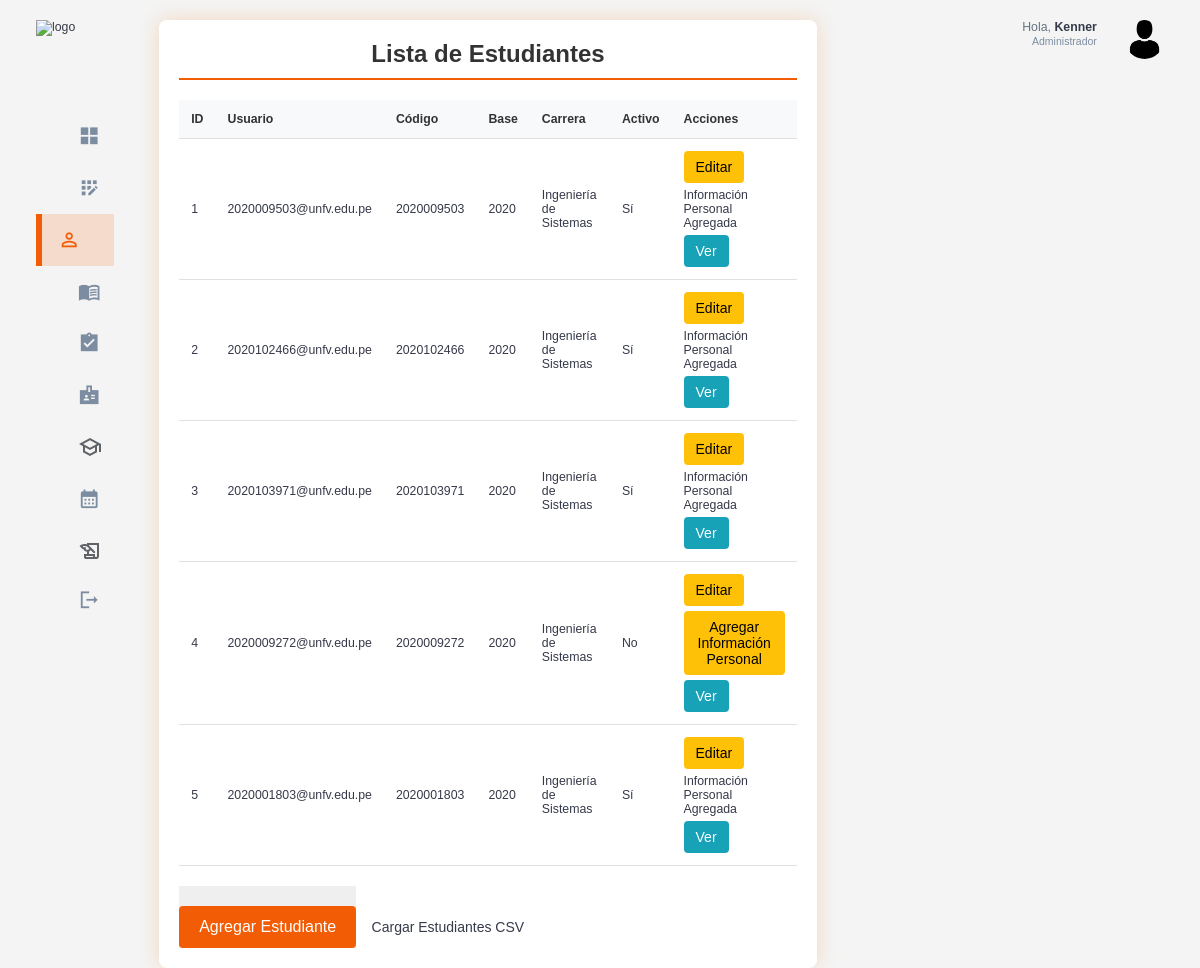
The app's page /estudiantes/ (signed in), older data.
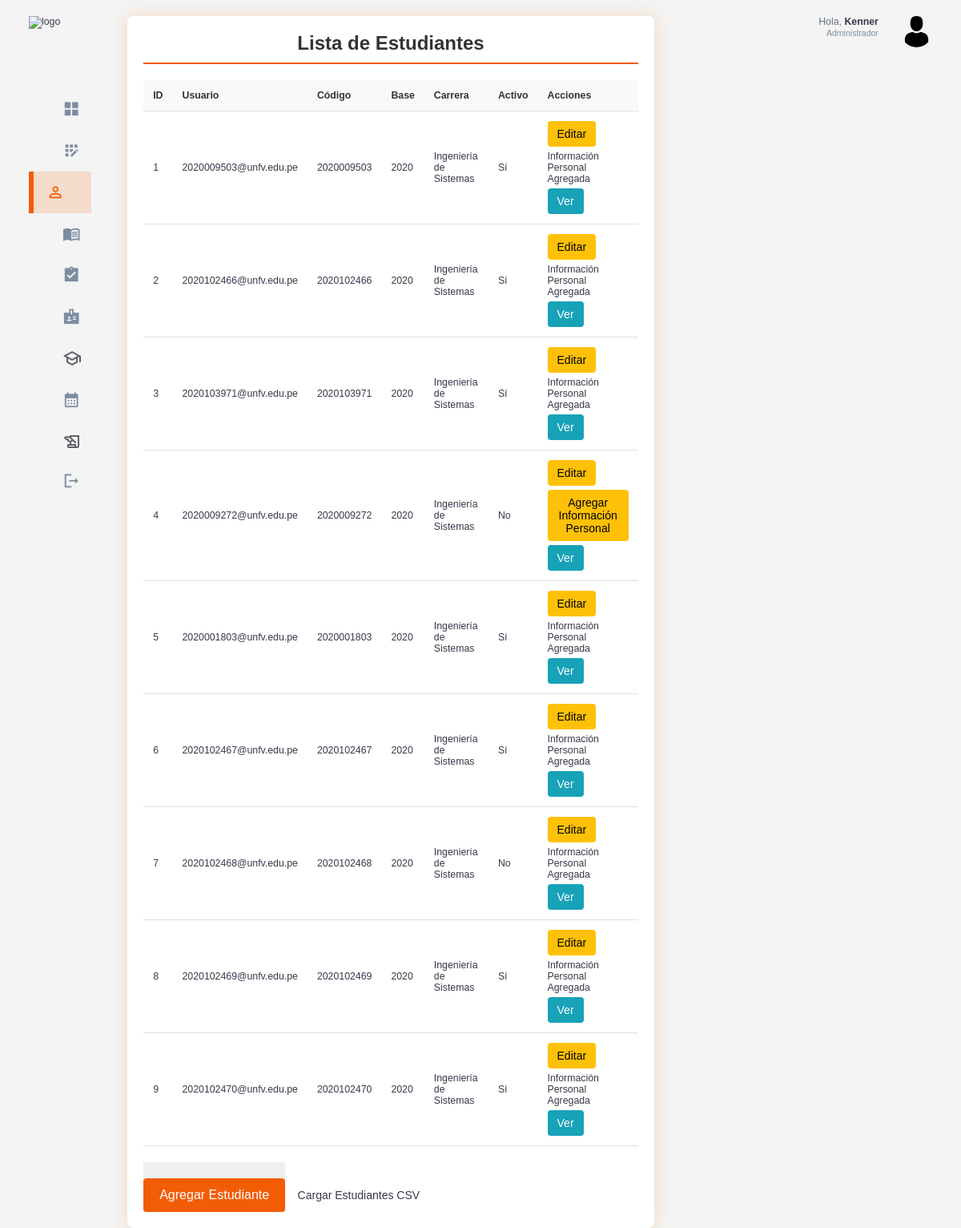
The same page, newer data.
### estudiantes/models.py (models this page shows, shortened)
class Estudiante(models.Model):
    usuario = models.OneToOneField(Usuario, on_delete=models.CASCADE)
    codigo = models.CharField(max_length=10,unique=True)
    base = models.CharField(max_length=20)
    carrera = models.CharField(max_length=100)
    activo = models.BooleanField(default=True)

### usuarios/models.py (models this page shows, shortened)
class Usuario(AbstractUser):
    id = models.AutoField(primary_key=True)
    rol = models.ForeignKey(Rol, on_delete=models.CASCADE, null=True, blank=False)

### usuarios/decorators.py (the view)
        def _wrapped_view(request, *args, **kwargs):
            if request.user.is_authenticated and (request.user.rol.nombre_rol == role or request.user.rol.is_admin):
                return view_func(request, *args, **kwargs)
            else:
                raise PermissionDenied  # Lanza un error si no tiene el rol correcto

### estudiantes/views.py (called while the page is built)
@login_required
@role_required('Administrador')
def listar_estudiantes(request):
    estudiantes = Estudiante.objects.all()  # Obtiene todos los estudiantes
    return render(request, 'estudiantes/listar_estudiantes.html', {'estudiantes': estudiantes})

### templates/estudiantes/listar_estudiantes.html (shortened to what this page needs)
{% extends 'base.html' %}
{% load static %}
{% block extra_css %}
    <link rel="stylesheet" href="{% static 'css/student_list.css' %}">
{% endblock %}
{% block content %}
<div class="student-list-container">
    <h2>Lista de Estudiantes</h2>
    <div class="table-responsive">
        <table class="student-table">
            <thead>
                <tr>
                    <th>ID</th>
                    <th>Usuario</th>
                    <th>Código</th>
                    <th>Base</th>
                    <th>Carrera</th>
                    <th>Activo</th>
                    <th>Acciones</th>
                </tr>
            </thead>
            <tbody>
                {% for estudiante in estudiantes %}
                <tr>
                    <td>{{ estudiante.id }}</td>
                    <td>{{ estudiante.usuario.username }}</td>
                    <td>{{ estudiante.codigo }}</td>
                    <td>{{ estudiante.base }}</td>
                    <td>{{ estudiante.carrera }}</td>
                    <td>{{ estudiante.activo|yesno:"Sí,No" }}</td>
                    <td class="actions">
                        <a href="{% url 'editar_estudiante' estudiante.pk %}" class="btn btn-edit">Editar</a>
                            {% if estudiante.informacionpersonal %}
                        <span>Información Personal Agregada</span>
                            {% else %}
                        <a href="{% url 'agregar_informacion_personal' estudiante.pk %}" class="btn btn-edit">Agregar Información Personal</a>
                            {% endif %}
                        <a href="{% url 'ver_informacion_estudiante' estudiante.pk %}" class="btn btn-view">Ver</a>
                    </td>
                </tr>
                {% empty %}
                <tr>
                    <td colspan="7">No hay estudiantes registrados.</td>
                </tr>
                {% endfor %}
            </tbody>
        </table>
    </div>
    <button type="submit"><a href="{% url 'agregar_estudiante'%}" class="btn btn-add">Agregar Estudiante</a></button>
    <a href="{% url 'cargar_estudiantes_csv' %}" class="btn btn-primary">Cargar Estudiantes CSV</a>
</div>
{% endblock %}

Row changes from the older to the newer data that the page shows:
added Estudiante: id "6", usuario.username "2020102467@unfv.edu.pe", codigo "2020102467", base "2020", carrera "Ingeniería de Sistemas", activo "Sí", shows "Información Personal Agregada"
added Estudiante: id "7", usuario.username "2020102468@unfv.edu.pe", codigo "2020102468", base "2020", carrera "Ingeniería de Sistemas", activo "No", shows "Información Personal Agregada"
added Estudiante: id "8", usuario.username "2020102469@unfv.edu.pe", codigo "2020102469", base "2020", carrera "Ingeniería de Sistemas", activo "Sí", shows "Información Personal Agregada"
added Estudiante: id "9", usuario.username "2020102470@unfv.edu.pe", codigo "2020102470", base "2020", carrera "Ingeniería de Sistemas", activo "Sí", shows "Información Personal Agregada"
